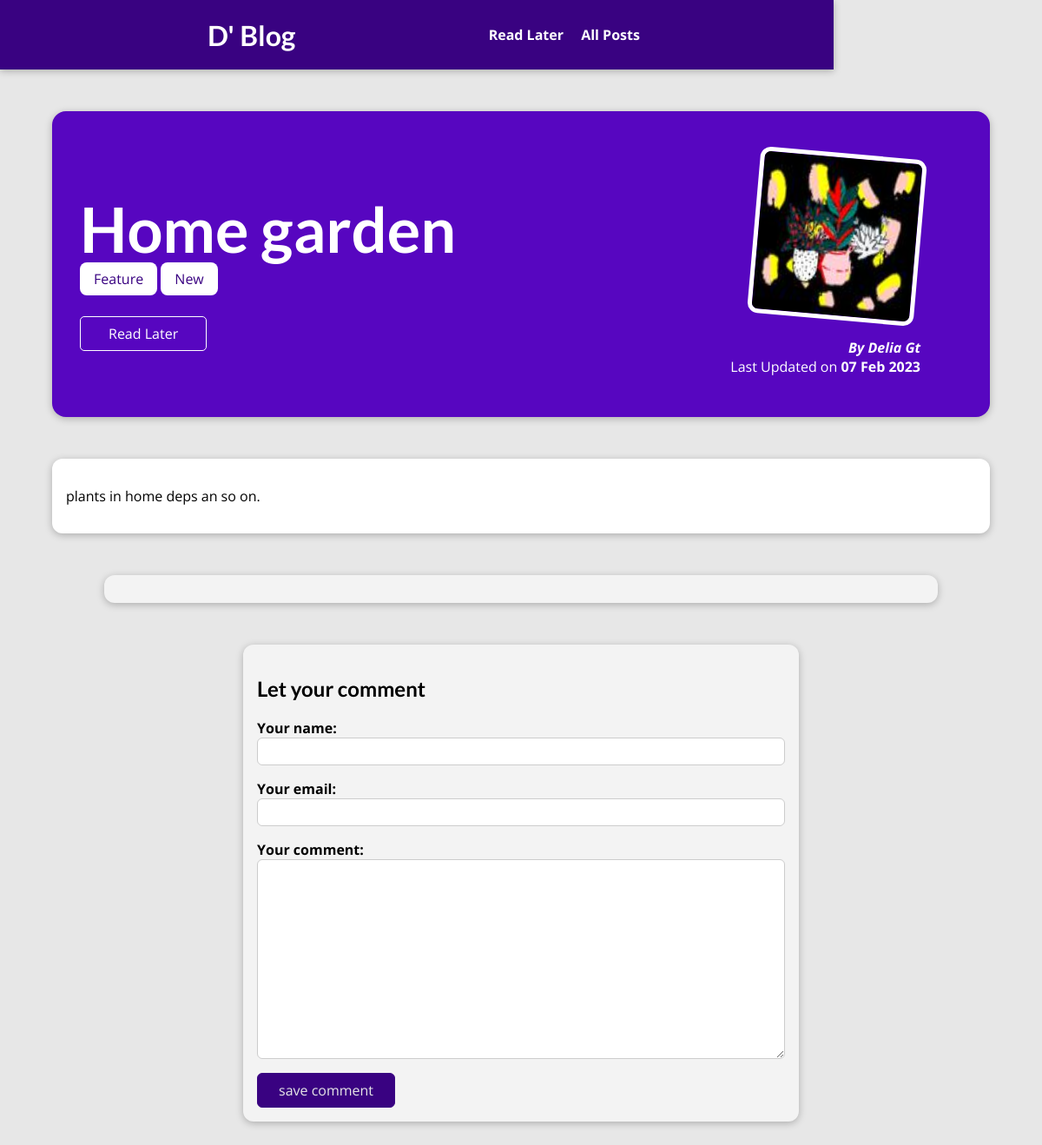
/blog/posts/home-garden, run on the app's committed database.
### blog/models.py (models this page shows, shortened)
class Post(models.Model):
    title = models.CharField(max_length=100)
    excerpt = models.CharField(max_length=300) # TextField
    image= models.ImageField(upload_to="posts", null=True) # ImageField , ImageField.height_field, ImageField.width_field , "posts" should be inside "uploads" folder e.i. /uploads/posts
    date = models.DateField(auto_now=True)
    slug = models.SlugField(unique=True, db_index=True)
    content = models.TextField(validators=[MinLengthValidator(10)])
    author = models.ForeignKey(Author, on_delete=models.SET_NULL, null=True, related_name="posts")
    tag = models.ManyToManyField(Tag)

class Tag(models.Model):
    caption = models.CharField(max_length=100)

class Author(models.Model):
    first_name = models.CharField(max_length=50)
    last_name = models.CharField(max_length=80)
    email = models.EmailField(max_length=100)
    def full_name(self):
        return f"{self.first_name} {self.last_name}"
    def __str__(self):
        return self.full_name()

### blog/views.py (the view, shortened to what this page needs)
# urls.py: path("posts/<slug:slug>", views.PostDetailView.as_view(), name="post-detail-page"), # /post/my-first-post
class PostDetailView(View):
    def is_stored_post(self, request, post_id):
        stored_posts = request.session.get("stored_posts")
        if stored_posts is not None:
            is_saved_for_later = post_id in stored_posts
        else:
            is_saved_for_later = False
        return is_saved_for_later
    def get(self, request, slug):
        post = Post.objects.get(slug=slug)
        context = {
            "post": post,
            "post_tags": post.tag.all(),
            "comment_form": CommentForm(),
            "comments": post.comments.all().order_by("-id"),
            "saved_for_later": self.is_stored_post(request, post.id)
        }
        return render(request, "blog/post-detail.html", context)

### blog/forms.py
class CommentForm(forms.ModelForm):
    class Meta:
        model = Comment
        exclude = ["post"]
        labels = {
            "user_name": "Your name",
            "user_email": "Your email",
            "comment_text": "Your comment",
        }
        error_messages = {
            "user_name": {
                "max_length": "Please enter a shorter name",
            },
            "comment_text": {
                "max_length": "Please enter a shorter comment",
            }
        }

### blog/templates/blog/post-detail.html (shortened to what this page needs)
{% extends "base.html" %}
{% load static %}
{% block css_files %}
    <link rel="stylesheet" href="{% static "blog/detail-post.css" %}" />
{% endblock %}
{% block content %}
    <section id="summary">
        <h2>{{ post.title }}</h2>
        <div>
            {% for tag in post_tags %}
                <span class="tag">{{ tag.caption }}</span>
            {%endfor%}
        </div>
        <div id="read-later">
            <form action="{% url "read-later" %}" method="POST">
                <button>
                    {% if saved_for_later %}
                        Already Read yet
                    {% else %}
                        Read Later
                    {% endif %}
                </button>
            </form>
        </div>
        <article>
            <img src="{{ post.image.url }}" alt="{{ post.title }}" />
            <address>By <a href="mailto:{{ post.author.email }}">{{ post.author|title }}</a></address>
            <div>
                Last Updated on <time>{{ post.date|date:"d M Y" }}</time>
            </div>
        </article>
    </section>
    <main>
        <p>
         {{ post.content|linebreaks }}
        </p>
    </main>
    <section id="comments">
    </section>
    <section id="comment-form">
        <h2>Let your comment</h2>
        <form action="{% url "post-detail-page" post.slug %}" method="POST">
            {% for field in comment_form %}
                <div class="form-control  {% if field.errors %}invalid{% endif %} ">
                    {{ field.label_tag }}
                    {{ field }}
                </div>
            {% endfor %}
            <button>save comment</button>
        </form>
    </section>
{% endblock %}

### static/app.css (style rules this page uses)
* { box-sizing: border-box; }
html { font-family: 'Open Sans', 'Lato', sans-serif; }
body { margin: 0; }
h1, h2, h3 { font-family: 'Lato', sans-serif; font-weight: bold; }

### blog/static/blog/detail-post.css (style rules this page uses)
body { background-color: #e7e7e7; }
#summary { margin: 8rem auto 3rem auto; padding: 2rem; width: 90%; max-width: 90rem; border-radius: 16px; background-color: #5706c0; position: relative; box-shadow: 0 2px 8px rgba(0, 0, 0, 0.25); height: 22rem; }
#summary h2 { color: white; font-size: 4.5rem; margin-bottom: 0.25rem; }
#summary article { position: absolute; top: 2rem; right: 3rem; padding: 1rem 2rem; border-radius: 12px; text-align: right; color: white; }
#summary article img { width: 12rem; height: 12rem; border-radius: 12px; transform: rotateZ(5deg); border: 5px solid white; margin-bottom: 1rem; }
#summary address { font-weight: bold; }
#summary a { color: white; text-decoration: none; }
#summary time { font-weight: bold; }
#read-later { margin: 2rem 0; }
#read-later button { background-color: transparent; border: 1px solid white; padding: 0.5rem 2rem; font: inherit; color: white; cursor: pointer; border-radius: 5px; }
main { width: 90%; max-width: 90rem; margin: 3rem auto; background-color: white; padding: 1rem; border-radius: 12px; box-shadow: 0 2px 8px rgba(0, 0, 0, 0.25); }
.tag { background-color: white; color: #390281; padding: 0.5rem 1rem; border-radius: 8px; }
#comment-form { margin: 3rem auto; width: 90%; max-width: 40rem; border-radius: 12px; background-color: #f3f3f3; box-shadow: 0 2px 8px rgba(0, 0, 0, 0.25); padding: 1rem; }
#comment-form button { font: inherit; background-color: #390281; color: #e7e7e7; border: 1px solid #390281; padding: 0.5rem 1.5rem; border-radius: 6px; cursor: pointer; }
.form-control { margin-bottom: 1rem; }
.form-control label { font-weight: bold; margin-bottom: 0.5 rem; display: block; }
.form-control input, .form-control textarea { display: block; width: 100%; font: inherit; padding: 0.25rem; border-radius: 6px; border: 1px solid #ccc; }
#comments { margin: 3rem auto; width: 90%; max-width: 60rem; border-radius: 12px; background-color: #f3f3f3; box-shadow: 0 2px 8px rgba(0, 0, 0, 0.25); padding: 1rem 2rem; }

### data on the page
Post: title "Home garden", image (picture), author "Delia Gt", date "07 Feb 2023", content "plants in home deps an so on."
Tag: caption "Feature"
Tag: caption "New"

### other printed values
{{ field.label_tag }} "Your name:" "Your email:" "Your comment:"
